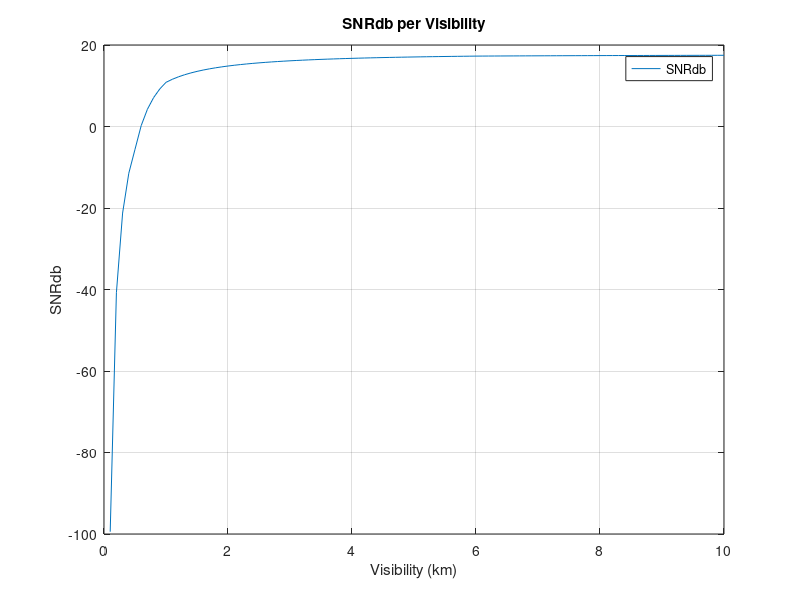
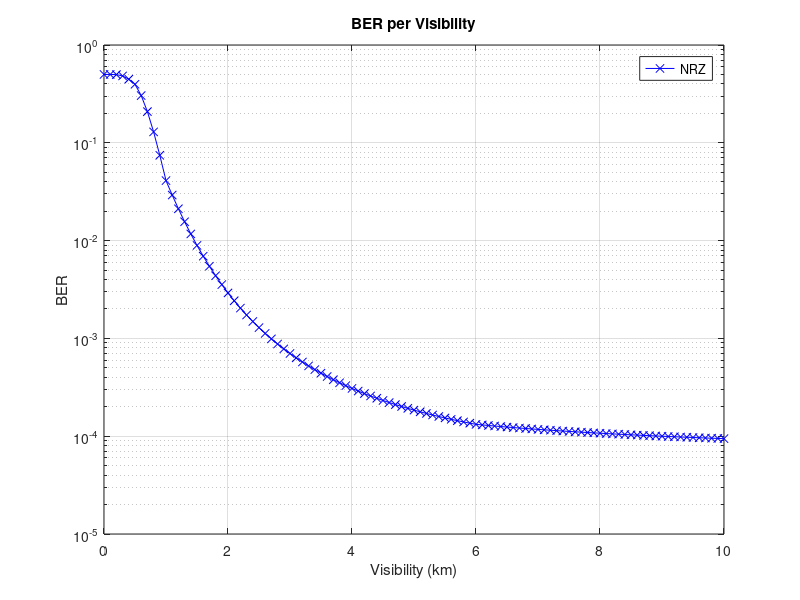
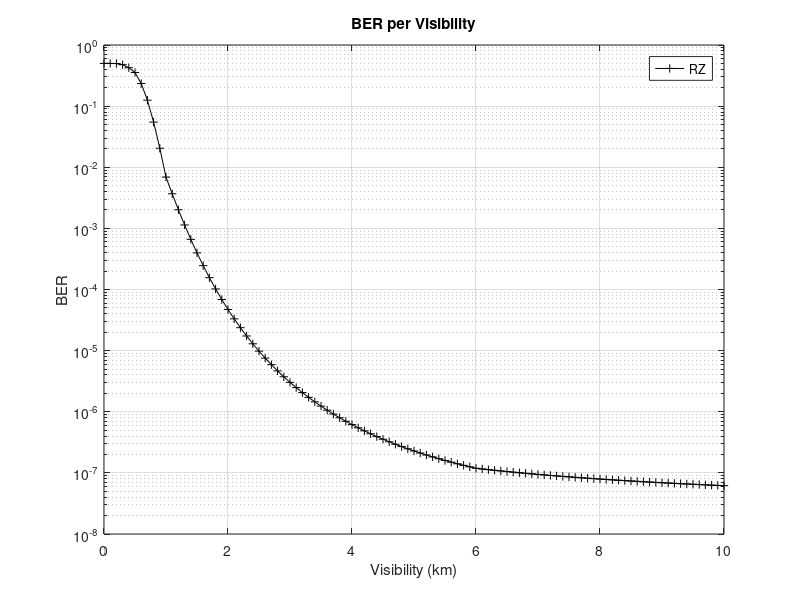
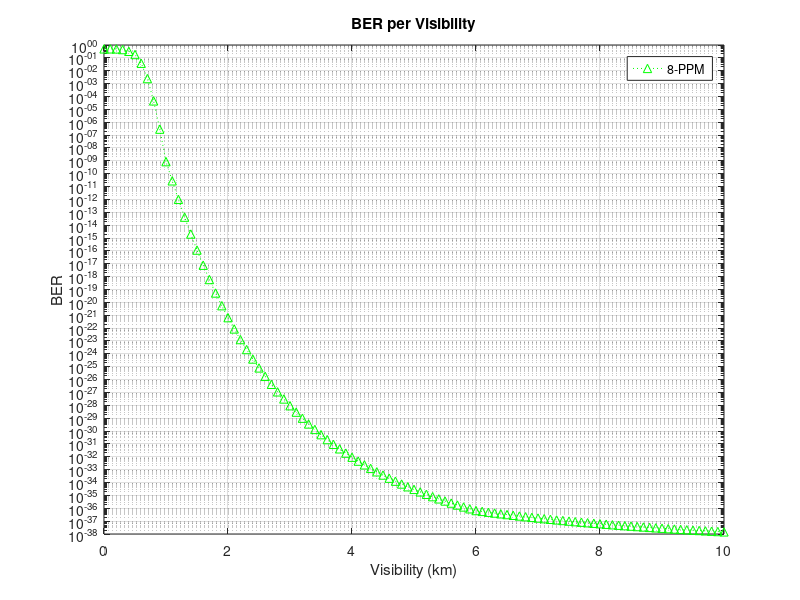

The MATLAB script that drew these images, in order:
	clc; close all; clear all;
%% Initialization Parameters
    Pt = 100e-3; %Power in Watt
	L = 1.5;  %Distance Tx and Rx
	D = 1e-5;  %Diameter of PD
	teta = 1e-3; %Laser Beam Divergence Angle
	q = 1.6e-19;  %Electron Field
	B = 1e9; %Bandwidth
	R = 1.68; %Responsivity of PD  
	ID = 1e-8; %Dark Current 
	T = 298; %Temperature 
	Tt = 0.75; 
	kb = 1.38e-23; %Boltzman 
	Fn = 1; %Noise Figure PIN 
	Rl = 1000;  
	m = 8; %Time Slot
	wavl = 1550; %Lambda
	Visibility = 0:0.1:10;
    
%% Loop for different wavelength
    for j=1:length(wavl)
        
%% Loop for Visibility
        for i=1:length(Visibility)
			V=Visibility(i);
            
%% Loop for Kim model value 
			if (V >=50)
				dho=1.6;
			elseif  (V>=6) && (V<50)
				dho=1.3;
			elseif (V>=1)&&(V<6)
				dho=(0.16*V)+0.34;
			elseif (V>=0.5)&&(V<1)
				dho=V-0.5;
			else 
				dho=0;
            end
            
%% Calculate beta and gamma value
			beta(i)=(3.91/V)*(wavl(j)/550)^-dho;
			gamma1(i)=-1*(beta(i)+4.14664859553004);
            
%% Calculate Power value at Receiver
			x(i)= (10.^(gamma1(i)*L/10)); 
			z= (D^2) / ((teta^2)*(L^2));
			pr(i)=Pt*z*x(i)*(Tt^2);
            
%% Current Primer
			Ip(i)=pr(i)*R;
            
%% SNR
            SNR(i) = (Ip(i)^2)/(2*q*B*(Ip(i)+ID)+((4*kb*T*B*Fn)/Rl));
            SNRdb(i) = 10*log10(SNR(i));
            
%% BER
            bernrz(i)=0.5*erfc(0.353*sqrt(SNR(i)));
            berrz(i)=0.5*erfc(0.5*sqrt(SNR(i)));
        	berp(i)=0.5*erfc(0.353*sqrt(SNR(i)*(m/2)*log2(m)));
        end
    end
    
%% Plot Graphic SNRdb
    figure;
	plot(Visibility,SNRdb);
	grid on;
	xlabel('Visibility (km)');
	ylabel('SNRdb');
	legend('SNRdb')
	title('SNRdb per Visibility');
    
%% Plot Graphic BERNRZ
    figure;
	semilogy (Visibility,bernrz,'b-x');
	grid on;
	xlabel('Visibility (km)');
	ylabel('BER');
	legend('NRZ')
	title('BER per Visibility');
    
%% Plot Graphic BERRZ
    figure;
	semilogy (Visibility,berrz,'k-+');
	grid on;
	xlabel('Visibility (km)');
	ylabel('BER');
	legend('RZ')
	title('BER per Visibility');
    
%% Plot Graphic BERPPM
    figure;
	semilogy (Visibility,berp,'g:^');
	grid on;
	xlabel('Visibility (km)');
	ylabel('BER');
	legend('8-PPM')
	title('BER per Visibility');